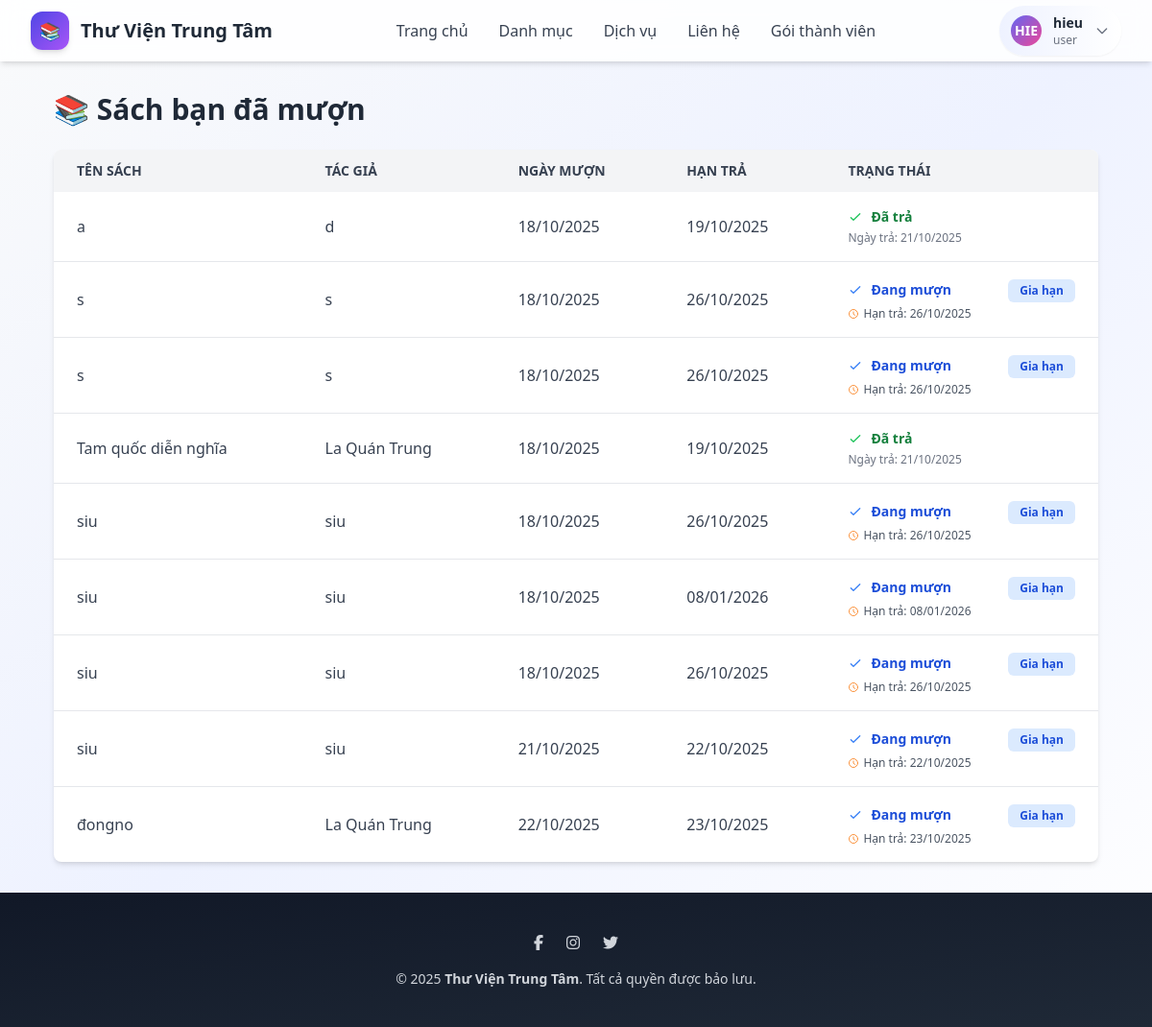
The app's page /library/borrowed_books/ (signed in), older data.
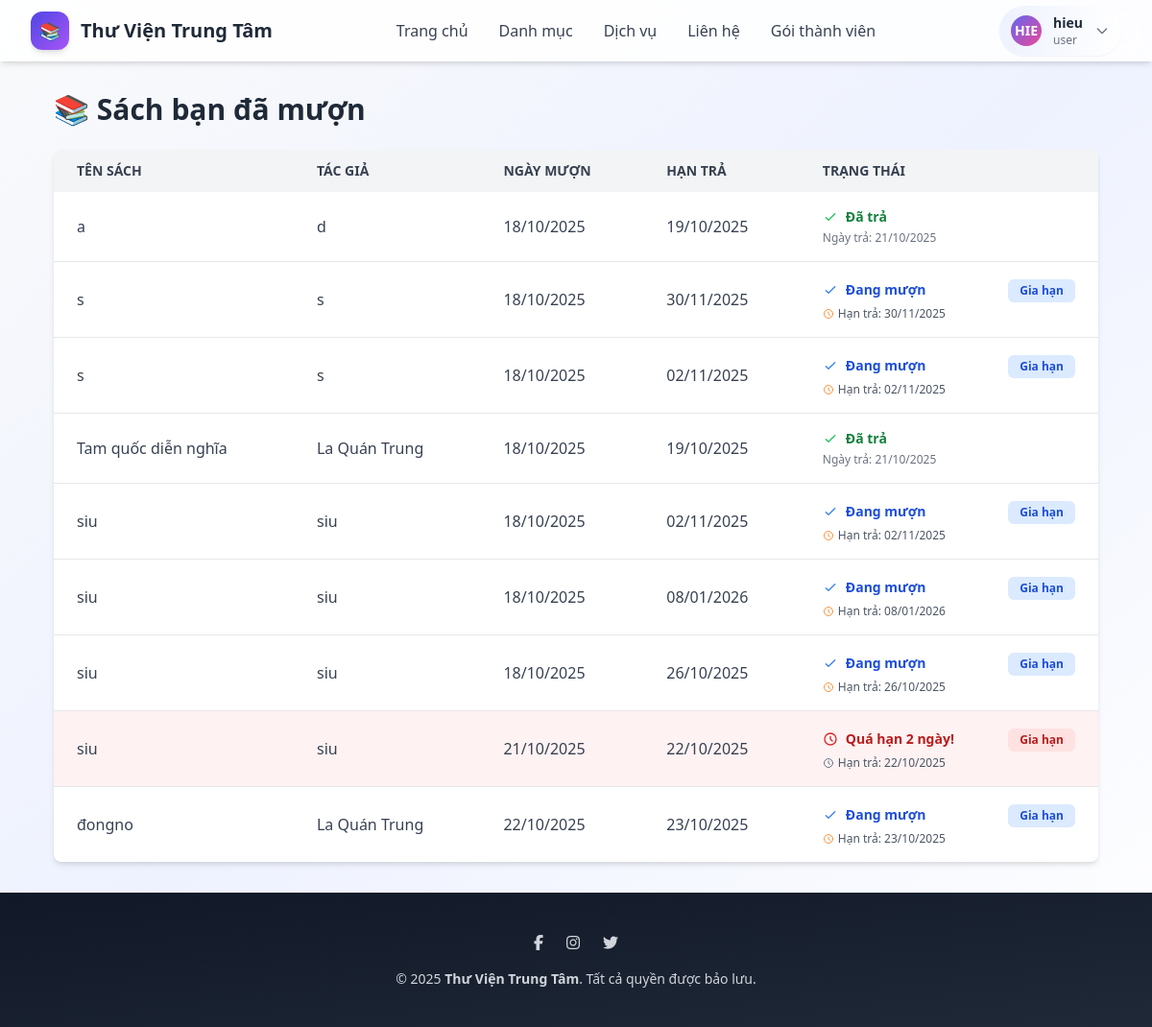
The same page, newer data.
### Librarian/models.py (models this page shows, shortened)
class BorrowRecord(models.Model):
    STATUS_CHOICES = [
        ('borrowed', 'Đang mượn'),
        ('returned', 'Đã trả'),
        ('overdue', 'Quá hạn'),
    ]
    record_id = models.AutoField(primary_key=True)
    user = models.ForeignKey(UserProfile, on_delete=models.CASCADE, related_name="borrow_records")
    book = models.ForeignKey(Book, on_delete=models.CASCADE, related_name="borrow_records")
    borrow_date = models.DateField()   # ngày mượn
    due_date = models.DateField()      # hạn trả
    return_date = models.DateField(blank=True, null=True)  # ngày trả
    status = models.CharField(max_length=20, choices=STATUS_CHOICES, default='borrowed')
    renew_count = models.IntegerField(default=0)
    @property
    def late_days(self):
        if self.return_date and self.due_date:
            delay = (self.return_date - self.due_date).days
            return delay if delay > 0 else 0
        elif self.status == 'overdue' and self.due_date:
            delay = (date.today() - self.due_date).days
            return delay if delay > 0 else 0
        return 0

class Book(models.Model):
    STATUS_CHOICES = [
        ('available', 'Available'),
        ('unavailable', 'Unavailable'),
    ]
    book_id = models.AutoField(primary_key=True)
    title = models.CharField(max_length=255)
    author = models.CharField(max_length=255)
    year = models.IntegerField(blank=True, null=True)
    category = models.CharField(max_length=100, blank=True, null=True)
    quantity = models.PositiveIntegerField(default=0)
    status = models.CharField(max_length=20, choices=STATUS_CHOICES, default='available')
    description = models.TextField(blank=True, null=True)

### library/views.py (the view)
# urls.py: path('borrowed_books/', views.borrowed_books, name='borrowed_books'),
@login_required
def borrowed_books(request):
    user_profile = request.user.userprofile
    borrowed_books = BorrowRecord.objects.filter(user=user_profile).select_related('book')
    context = {
        'borrowed_books': borrowed_books,
    }
    return render(request, 'library/borrowed_books.html', context)

### library/templates/library/borrowed_books.html (shortened to what the changed rows need)
{% extends 'base.html' %}
{% load static %}
{% block content %}
<div class="max-w-6xl mx-auto p-8">
  <h1 class="text-3xl font-bold mb-6 text-gray-800">📚 Sách bạn đã mượn</h1>
  {% if borrowed_books %}
    <div class="overflow-x-auto bg-white shadow-md rounded-lg">
      <table class="min-w-full text-left text-gray-700">
        <thead class="bg-gray-100 text-sm uppercase font-semibold">
          <tr>
            <th class="px-6 py-3">Tên sách</th>
            <th class="px-6 py-3">Tác giả</th>
            <th class="px-6 py-3">Ngày mượn</th>
            <th class="px-6 py-3">Hạn trả</th>
            <th class="px-6 py-3">Trạng thái</th>
          </tr>
        </thead>
        <tbody class="divide-y">
          {% for record in borrowed_books %}
            <tr class="hover:bg-gray-50 {% if record.status == 'overdue' %}bg-red-50{% endif %}">
              <td class="px-6 py-4 font-medium">{{ record.book.title }}</td>
              <td class="px-6 py-4">{{ record.book.author }}</td>
              <td class="px-6 py-4">{{ record.borrow_date|date:"d/m/Y" }}</td>
              <td class="px-6 py-4">{{ record.due_date|date:"d/m/Y" }}</td>
              <td class="px-6 py-4 space-y-1">
                {% if record.status == "borrowed" %}
                  <div class="flex items-center justify-between">
                    <p class="text-sm text-blue-700 font-semibold flex items-center space-x-2">
                      <svg class="w-4 h-4 text-blue-500 animate-pulse" fill="none" stroke="currentColor" viewBox="0 0 24 24">
                        <path stroke-linecap="round" stroke-linejoin="round" stroke-width="2"
                              d="M5 13l4 4L19 7"></path>
                      </svg>
                      <span>Đang mượn</span>
                    </p>
                    <form method="post" action="{% url 'library:extend_book' record.record_id %}">
                      <button type="submit"
                              class="bg-blue-100 text-blue-700 px-3 py-1 rounded-md text-xs font-semibold hover:bg-blue-200 transition">
                        Gia hạn
                      </button>
                    </form>
                  </div>
                  <p class="text-xs text-gray-600 flex items-center space-x-1">
                    <svg class="w-3 h-3 text-orange-400" fill="none" stroke="currentColor" viewBox="0 0 24 24">
                      <path stroke-linecap="round" stroke-linejoin="round" stroke-width="2"
                            d="M12 8v4l3 3m6-3a9 9 0 11-18 0 9 9 0 0118 0z"></path>
                    </svg>
                    <span>Hạn trả: {{ record.due_date|date:"d/m/Y" }}</span>
                  </p>
                {% elif record.status == "RETURNED" %}
                  <p class="text-sm text-green-700 font-semibold flex items-center space-x-2">
                    <svg class="w-4 h-4 text-green-500" fill="none" stroke="currentColor" viewBox="0 0 24 24">
                      <path stroke-linecap="round" stroke-linejoin="round" stroke-width="2"
                            d="M5 13l4 4L19 7"></path>
                    </svg>
                    <span>Đã trả</span>
                  </p>
                  <p class="text-xs text-gray-500 mt-1">
                    Ngày trả: {{ record.return_date|date:"d/m/Y" }}
                  </p>
                {% elif record.status == "overdue" %}
                  <div class="flex items-center justify-between">
                    <p class="text-sm text-red-700 font-bold flex items-center space-x-2 animate-bounce">
                      <svg class="w-4 h-4 text-red-600" fill="none" stroke="currentColor" viewBox="0 0 24 24">
                        <path stroke-linecap="round" stroke-linejoin="round" stroke-width="2"
                              d="M12 8v4l3 3m6-3a9 9 0 11-18 0 9 9 0 0118 0z"></path>
                      </svg>
                      <span>Quá hạn {{ record.late_days }} ngày!</span>
                    </p>
                    <form method="post" action="{% url 'library:extend_book' record.record_id %}">
                      <button type="submit"
                              class="bg-red-100 text-red-700 px-3 py-1 rounded-md text-xs font-semibold hover:bg-red-200 transition">
                        Gia hạn
                      </button>
                    </form>
                  </div>
                  <p class="text-xs text-gray-600 mt-1 flex items-center space-x-1">
                    <svg class="w-3 h-3 text-gray-500" fill="none" stroke="currentColor" viewBox="0 0 24 24">
                      <path stroke-linecap="round" stroke-linejoin="round" stroke-width="2"
                            d="M12 8v4l3 3m6-3a9 9 0 11-18 0 9 9 0 0118 0z"></path>
                    </svg>
                    <span>Hạn trả: {{ record.due_date|date:"d/m/Y" }}</span>
                  </p>
                {% endif %}
              </td>
            </tr>
          {% endfor %}
        </tbody>
      </table>
    </div>
  {% else %}
    <p class="text-gray-500 mt-6">Bạn chưa mượn quyển sách nào.</p>
  {% endif %}
</div>
{% endblock %}

Row changes from the older to the newer data that the page shows:
changed BorrowRecord (number 2 of 9 on the later page): due_date "26/10/2025" → "30/11/2025"
changed BorrowRecord (number 3 of 9 on the later page): due_date "26/10/2025" → "02/11/2025"
changed BorrowRecord (number 5 of 9 on the later page): due_date "26/10/2025" → "02/11/2025"
changed BorrowRecord (number 8 of 9 on the later page): late_days (not shown) → "2"; status "Đang mượn" → "Quá hạn ngày!"
